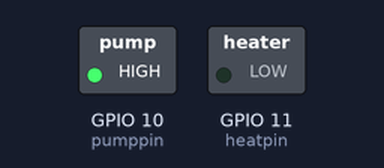
This program was run on a simulated Raspberry Pi (BCM pin numbers). Shown: switched loads named in the program (green lamp = pin HIGH). At 0.0 s the program stops and its outputs stay as they are.

Above: at 0.1 s.
Timing chart, 0 to 1.5 s (numbered marks = the images above):
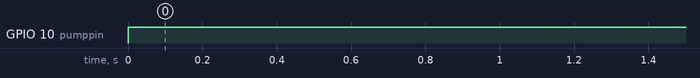

Measured:
- by itself, GPIO 10 (pumppin): LOW → HIGH at 0.00 s

The program:

Outputs.py
```python
from Enum import *
from hardwarecontrol import GetTemperature
from hardwarecontrol import HeatPower


def UpdateOutputs():
    global HeatStatus

    if ESTOP:
        HeatStatus[VS_MASH] = 0
        HeatPower(0)
        return

    if temp[VS_MASH] < setpoint[VS_MASH]:
        HeatStatus[VS_MASH] = 1
        HeatPower(255)
    else:
        HeatStatus[VS_MASH] = 0
        HeatPower(0)
```

Enum.py
```python
#TSensor and Output (0-2) Array Element Constants
TS_HLT = 0
TS_MASH = 1
TS_KETTLE = 1
TS_H2OIN = 3
TS_H2OOUT = 4
TS_BEEROUT = 5
TS_AUX1 = 6
TS_AUX2 = 7
TS_AUX3 = 8
NUM_TS = 9
BAD_TEMP = -32768

VS_MASH = 1
VS_KETTLE = 1

VS_PUMP = 3

#Timers
TIMER_MASH = 0
TIMER_BOIL = 1

#Brew Steps
NUM_BREW_STEPS = 16

STEP_FILL = 0
STEP_DELAY = 1
STEP_PREHEAT = 2
STEP_ADDGRAIN = 3
STEP_REFILL = 4
STEP_DOUGHIN = 5
STEP_ACID = 6
STEP_PROTEIN = 7
STEP_SACCH = 8
STEP_SACCH2 = 9
STEP_MASHOUT = 10
STEP_MASHHOLD = 11
STEP_SPARGE = 12
STEP_BOIL = 13
STEP_CHILL = 14
STEP_DONE = 15

PROGRAM_IDLE = 255

ProgramNames = {0: "STEP_FILL", 1: 'STEP_DELAY', 2: 'STEP_PREHEAT', 3: 'STEP_ADDGRAIN',
                4: 'STEP_REFILL', 5: 'STEP_DOUGHIN', 6: 'STEP_ACID', 7: 'STEP_PROTEIN', 8: 'STEP_SACCH',
                9: 'STEP_SACCH2', 10: 'STEP_MASHOUT', 11: 'STEP_MASHHOLD',
                12: 'STEP_SPARGE', 13: 'STEP_BOIL', 14: 'STEP_CHILL', 15: 'STEP_DONE', 255: 'PROGRAM_IDLE'}

# stepProgram[STEP_FILL] = STEP_FILL
# stepProgram[STEP_DELAY] = PROGRAM_IDLE
# stepProgram[STEP_PREHEAT] = PROGRAM_IDLE
# stepProgram[STEP_ADDGRAIN] = PROGRAM_IDLE
# stepProgram[STEP_REFILL] = PROGRAM_IDLE
# stepProgram[STEP_DOUGHIN] = PROGRAM_IDLE
# stepProgram[STEP_ACID] = PROGRAM_IDLE
# stepProgram[STEP_PROTEIN] = PROGRAM_IDLE
# stepProgram[STEP_SACCH] = PROGRAM_IDLE
# stepProgram[STEP_SACCH2] = PROGRAM_IDLE
# stepProgram[STEP_MASHOUT] = PROGRAM_IDLE
# stepProgram[STEP_MASHHOLD] = PROGRAM_IDLE
# stepProgram[STEP_SPARGE] = PROGRAM_IDLE
# stepProgram[STEP_BOIL] = PROGRAM_IDLE
# stepProgram[STEP_CHILL] = PROGRAM_IDLE
# stepProgram[STEP_DONE] = PROGRAM_IDLE


MASH_DOUGHIN = 0
MASH_ACID = 1
MASH_PROTEIN = 2
MASH_SACCH = 3
MASH_SACCH2 = 4
MASH_MASHOUT = 5

#Zones
ZONE_MASH = 0
ZONE_BOIL = 1

I2C_ADDR = 0x10

stepProgram = [PROGRAM_IDLE] * NUM_BREW_STEPS
preheated = [False] * 4
setpoint = {"MASH_TS_TEMP": 0}
HeatStatus = [0, 0]
mashVol = 0

temp = [0] * 2

BrewConfig = {}

ESTOP = False
```

hardwarecontrol.py
```python
import os
import time
import RPi.GPIO as GPIO

initialize = False
# This is the address we setup in the Arduino Program
heatpin = 11
pumppin = 10
temperatureAddress = '28-000003ca28a5'


# Use the pin numbers from the ribbon cable board.
GPIO.setmode(GPIO.BCM)
# Set up the pin you are using ("18" is an example) as output.
GPIO.setup(heatpin, GPIO.OUT)
GPIO.setup(pumppin, GPIO.OUT)

t = 0
heat = False
GPIO.output(pumppin, GPIO.HIGH)


def HeatPower(val):
    global heat
    ##bus.write_i2c_block_data(address, SetHeatPowerCommand, val)
    if val > 0:
        heat = True
        # Turn on the pin and see the LED light up.
        GPIO.output(heatpin, GPIO.HIGH)

    else:
        heat = False
        GPIO.output(heatpin, GPIO.LOW)


def GetTemperature():
    global t
    global initialize
    #if heat:
    #    t += 5
    #else:
    #    if t > 0: t -= 1
    if os.path.exists("/sys/bus/w1/devices/%s/w1_slave" % temperatureAddress):
        tfile = open("/sys/bus/w1/devices/%s/w1_slave" % temperatureAddress)
        text = tfile.read()
        tfile.close()

        temperature_data = text.split()[-1]
        t = float(temperature_data[2:])
        t /= 1000
        if not initialize:
            if t == 85:
                raise Exception('Temperature probe is not configure properly Exit Code 8500')
            initialize = True

        return t

    raise Exception('Temperature probe is not working')


def resetHeatOutput(vessel):
    #send command to turn of heating
    HeatPower(False)
    #HeatPower(0)
```
